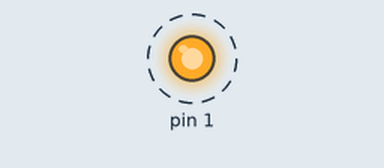
Bench run of a sketch on a simulated Arduino Uno, built with avr-gcc and run on an emulated ATmega328P. Shown: output pins drawn as LEDs (lit = HIGH). Dashed ring = blinking. No radio packets arrive unless stated.

Above: at 0.03 s.
Timing chart, 0 to 3.0 s (numbered marks = the images above):
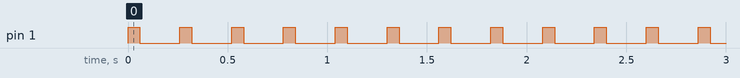

Measured:
- by itself, pin 1: alternates HIGH for 0.06 s and LOW for 0.20 s

The sketch:

Radio_Beacon.ino
```cpp
// (licence header left out)
#include <VirtualWire.h>

void setup()
{
   // Serial.begin(9600);	  // Debugging only
   // Serial.println("setup");

    // Initialise the IO and ISR
    vw_set_ptt_inverted(true); // Required for DR3100
    vw_setup(2000);	 // Bits per sec
    pinMode(1,OUTPUT);
}

void loop()
{
    const char *msg = "hello";

    digitalWrite(1, HIGH); // Flash a light to show transmitting
    vw_send((uint8_t *)msg, strlen(msg));
    vw_wait_tx(); // Wait until the whole message is gone
    digitalWrite(1, LOW);
    delay(200);
}
```
